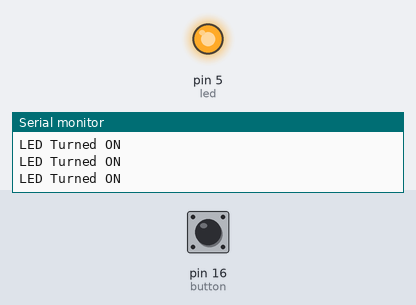
A sketch run on a simulated Arduino Uno, built with avr-gcc and run on an emulated ATmega328P. On the bench: output pins drawn as LEDs (lit = HIGH), the last lines printed to the serial monitor. The inputs (shaded band) are chosen by the test bench; at power-on: pin 16 (button) LOW.

Above: at 2.8 s.
2.9 s: pin 16 (button) pulled HIGH for 1.2 s
At 3.8 s:
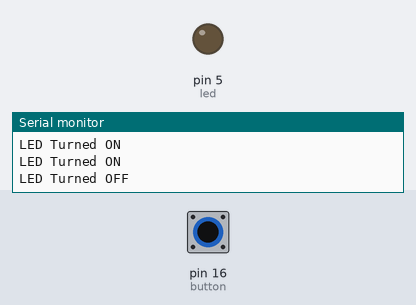
6.5 s: pin 16 (button) pulled HIGH for 3.2 s
At 10.3 s:
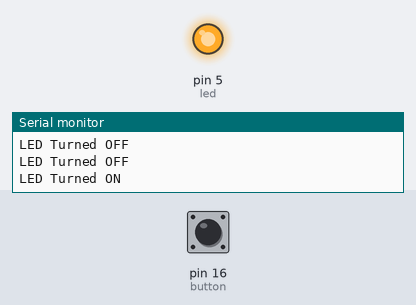
Timing chart, 0 to 11.8 s (numbered marks = the images above; inputs shaded):
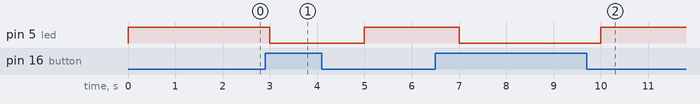

The sketch:

button_led.ino
```cpp
const int led=5;
const int button=16;
int temp;
void setup() {
  Serial.begin(9600);
  // put your setup code here, to run once:
  pinMode(led,OUTPUT);
  pinMode(button,INPUT);
}

void loop() {
  temp = digitalRead(button);
  if(temp == !HIGH){
    digitalWrite(led,HIGH);
    Serial.println("LED Turned ON");
    delay(1000);
  }
  else{
    digitalWrite(led,LOW);
    Serial.println("LED Turned OFF");
    delay(1000);
  }
  // put your main code here, to run repeatedly:

}
```

Measured:
- after the input at 2.9 s, pin 5 (led): HIGH → LOW after 0.10 s, → HIGH 2.0 s later
- after the input at 6.5 s, pin 5 (led): HIGH → LOW after 0.50 s, → HIGH 3.0 s later
